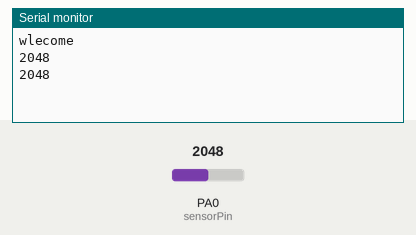
Recording of a sketch running on a simulated STM32 Blue Pill. On the bench: the last lines printed to the serial monitor. The test bench sets the inputs (shaded band); at power-on: PA0 (sensorPin) = 2048.

Above: at 2.8 s.
2.9 s: PA0 (sensorPin) set to 2866
At 4.9 s:
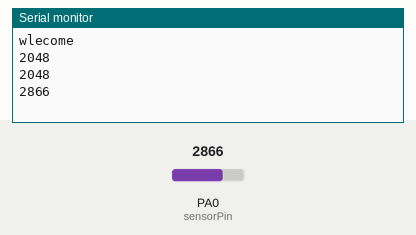
5.6 s: PA0 (sensorPin) set to 3603
At 6.4 s:
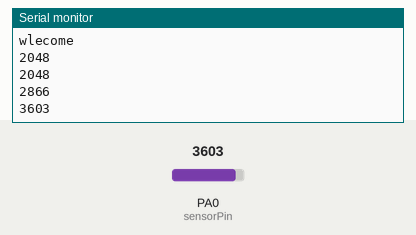
Timing chart, 0 to 8.6 s (numbered marks = the images above; inputs shaded):
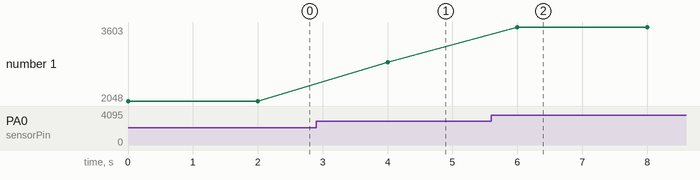

The sketch:

AnalogInput-PA0.ino
```cpp
int sensorPin = PA0;   // Select the input pin for the potentiometer
int sensorValue = 0; // Variable to store the value coming from the sensor
void setup() {
    pinMode(sensorPin, INPUT_ANALOG);
    Serial.begin(9600);
    Serial.println("wlecome");

}

void loop() {
    sensorValue = analogRead(sensorPin);
    Serial.println(sensorValue);
    delay(2000);
}
```

Measured:
- after the input at 2.9 s, the serial monitor: prints a new line after 1.1 s (image 1)
- after the input at 5.6 s, the serial monitor: prints a new line after 0.40 s (image 2)
- plotted number 1: 2048 → 2866 after the input at 2.9 s, 2866 → 3603 after the input at 5.6 s
